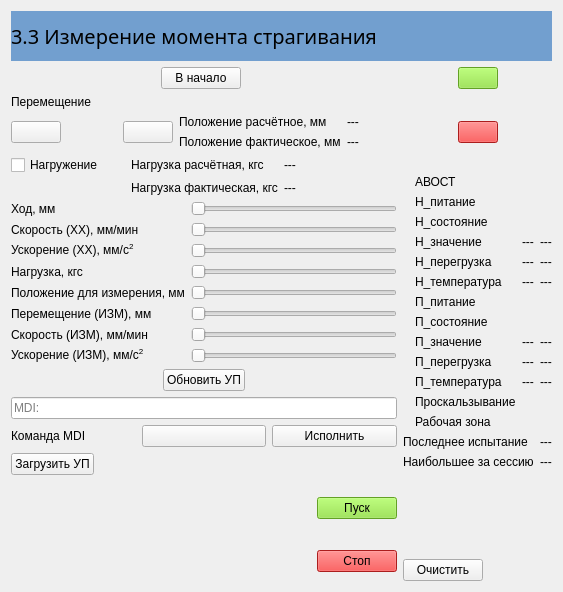
      <widget class="QWidget" name="page33">
       <layout class="QGridLayout" name="gridLayout_20">
        <item row="1" column="1">
         <layout class="QGridLayout" name="gridLayout_19">
          <item row="2" column="3" colspan="2">
           <widget class="ActionButton" name="btnDevice_Off33">
            <property name="styleSheet">
             <string notr="true">background-color: rgb(239, 41, 41);</string>
            </property>
            <property name="icon">
             <iconset resource="BallScrewVCP.qrc">
              <normaloff>:/resources/circle.png</normaloff>:/resources/circle.png</iconset>
            </property>
            <property name="iconSize">
             <size>
              <width>40</width>
              <height>40</height>
             </size>
            </property>
            <property name="machine_on_action" stdset="0">
             <bool>true</bool>
            </property>
           </widget>
          </item>
          <item row="1" column="5">
           <spacer name="horizontalSpacer_17">
            <property name="orientation">
             <enum>Qt::Horizontal</enum>
            </property>
            <property name="sizeHint" stdset="0">
             <size>
              <width>40</width>
              <height>20</height>
             </size>
            </property>
           </spacer>
          </item>
          <item row="1" column="3">
           <widget class="LED" name="ledLoad_Is_On33">
            <property name="color">
             <color>
              <red>252</red>
              <green>233</green>
              <blue>79</blue>
             </color>
            </property>
           </widget>
          </item>
          <item row="0" column="3" colspan="2">
           <widget class="ActionButton" name="btnDevice_On33">
            <property name="styleSheet">
             <string notr="true">background-color: rgb(138, 226, 52);</string>
            </property>
            <property name="icon">
             <iconset resource="BallScrewVCP.qrc">
              <normaloff>:/resources/vertical_line.png</normaloff>:/resources/vertical_line.png</iconset>
            </property>
            <property name="iconSize">
             <size>
              <width>40</width>
              <height>40</height>
             </size>
            </property>
            <property name="indicator_option" stdset="0">
             <bool>true</bool>
            </property>
            <property name="indicator_status_option" stdset="0">
             <bool>true</bool>
            </property>
            <property name="is_on_status" stdset="0">
             <bool>true</bool>
            </property>
            <property name="machine_on_action" stdset="0">
             <bool>true</bool>
            </property>
           </widget>
          </item>
          <item row="1" column="4">
           <widget class="LED" name="ledPos_Is_On33">
            <property name="color">
             <color>
              <red>252</red>
              <green>233</green>
              <blue>79</blue>
             </color>
            </property>
           </widget>
          </item>
          <item row="0" column="0">
           <spacer name="horizontalSpacer_16">
            <property name="orientation">
             <enum>Qt::Horizontal</enum>
            </property>
            <property name="sizeHint" stdset="0">
             <size>
              <width>40</width>
              <height>20</height>
             </size>
            </property>
           </spacer>
          </item>
         </layout>
        </item>
        <item row="0" column="0" colspan="2">
         <widget class="QLabel" name="label_136">
          <property name="minimumSize">
           <size>
            <width>0</width>
            <height>50</height>
           </size>
          </property>
          <property name="maximumSize">
           <size>
            <width>16777215</width>
            <height>50</height>
           </size>
          </property>
          <property name="styleSheet">
           <string notr="true">background-color: rgb(114, 159, 207);
font: 15pt bold;</string>
          </property>
          <property name="text">
           <string>3.3 Измерение момента страгивания</string>
          </property>
         </widget>
        </item>
        <item row="1" column="0" rowspan="4">
         <layout class="QVBoxLayout" name="verticalLayout_2">
          <item>
           <layout class="QHBoxLayout" name="horizontalLayout_18">
            <item>
             <spacer name="horizontalSpacer_19">
              <property name="orientation">
               <enum>Qt::Horizontal</enum>
              </property>
              <property name="sizeHint" stdset="0">
               <size>
                <width>40</width>
                <height>20</height>
               </size>
              </property>
             </spacer>
            </item>
            <item>
             <widget class="ActionButton" name="btnHome33">
              <property name="text">
               <string>В начало</string>
              </property>
              <property name="indicator_option" stdset="0">
               <bool>true</bool>
              </property>
              <property name="indicator_status_option" stdset="0">
               <bool>true</bool>
              </property>
              <property name="is_estopped_status" stdset="0">
               <bool>false</bool>
              </property>
              <property name="is_homed_status" stdset="0">
               <bool>true</bool>
              </property>
              <property name="estop_action" stdset="0">
               <bool>false</bool>
              </property>
              <property name="home_action" stdset="0">
               <bool>true</bool>
              </property>
              <property name="joint_number" stdset="0">
               <number>-1</number>
              </property>
             </widget>
            </item>
            <item>
             <widget class="LED" name="ledIs_Homed33"/>
            </item>
            <item>
             <spacer name="horizontalSpacer_18">
              <property name="orientation">
               <enum>Qt::Horizontal</enum>
              </property>
              <property name="sizeHint" stdset="0">
               <size>
                <width>40</width>
                <height>20</height>
               </size>
              </property>
             </spacer>
            </item>
           </layout>
          </item>
          <item>
           <layout class="QGridLayout" name="gridLayout_17">
            <item row="1" column="5">
             <widget class="QLabel" name="lblPosition33">
              <property name="text">
               <string>---</string>
              </property>
             </widget>
            </item>
            <item row="1" column="2" rowspan="2">
             <widget class="QPushButton" name="btnJog_Plus33">
              <property name="text">
               <string/>
              </property>
              <property name="icon">
               <iconset resource="BallScrewVCP.qrc">
                <normaloff>:/resources/caret_right.png</normaloff>:/resources/caret_right.png</iconset>
              </property>
              <property name="iconSize">
               <size>
                <width>40</width>
                <height>40</height>
               </size>
              </property>
             </widget>
            </item>
            <item row="1" column="1" rowspan="2">
             <widget class="LED" name="ledOn_Position33"/>
            </item>
            <item row="1" column="4">
             <widget class="QLabel" name="label_84">
              <property name="text">
               <string>Положение расчётное, мм</string>
              </property>
             </widget>
            </item>
            <item row="0" column="0" colspan="3">
             <widget class="QLabel" name="label_85">
              <property name="text">
               <string>Перемещение</string>
              </property>
             </widget>
            </item>
            <item row="2" column="4">
             <widget class="QLabel" name="label_83">
              <property name="text">
               <string>Положение фактическое, мм</string>
              </property>
             </widget>
            </item>
            <item row="2" column="5">
             <widget class="QLabel" name="lblPosition_Actual33">
              <property name="text">
               <string>---</string>
              </property>
             </widget>
            </item>
            <item row="1" column="0" rowspan="2">
             <widget class="PushButton" name="btnJog_Minus33">
              <property name="icon">
               <iconset resource="BallScrewVCP.qrc">
                <normaloff>:/resources/caret_left.png</normaloff>:/resources/caret_left.png</iconset>
              </property>
              <property name="iconSize">
               <size>
                <width>40</width>
                <height>40</height>
               </size>
              </property>
             </widget>
            </item>
           </layout>
          </item>
          <item>
           <layout class="QGridLayout" name="gridLayout_30">
            <item row="0" column="1">
             <widget class="QLabel" name="label_87">
              <property name="text">
               <string>Нагрузка расчётная, кгс</string>
              </property>
             </widget>
            </item>
            <item row="0" column="0">
             <widget class="QCheckBox" name="chkDsp_Mode34">
              <property name="text">
               <string>Нагружение</string>
              </property>
             </widget>
            </item>
            <item row="1" column="1">
             <widget class="QLabel" name="label_86">
              <property name="text">
               <string>Нагрузка фактическая, кгс</string>
              </property>
             </widget>
            </item>
            <item row="1" column="0">
             <widget class="LED" name="ledAt_Load33"/>
            </item>
            <item row="0" column="2">
             <widget class="QLabel" name="lblLoad33">
              <property name="text">
               <string>---</string>
              </property>
             </widget>
            </item>
            <item row="1" column="2">
             <widget class="QLabel" name="lblLoadActual33">
              <property name="text">
               <string>---</string>
              </property>
             </widget>
            </item>
           </layout>
          </item>
          <item>
           <layout class="QGridLayout" name="gridLayout_31">
            <item row="8" column="0" colspan="2" alignment="Qt::AlignHCenter">
             <widget class="QPushButton" name="btnSaveGCode33">
              <property name="text">
               <string>Обновить УП</string>
              </property>
             </widget>
            </item>
            <item row="4" column="0">
             <widget class="QLabel" name="label_92">
              <property name="text">
               <string>Положение для измерения, мм</string>
              </property>
             </widget>
            </item>
            <item row="2" column="1">
             <widget class="Slider" name="sldAccel_Idle33">
              <property name="maximum">
               <number>100</number>
              </property>
              <property name="orientation">
               <enum>Qt::Horizontal</enum>
              </property>
             </widget>
            </item>
            <item row="5" column="1">
             <widget class="Slider" name="sldDsp_Measure33">
              <property name="maximum">
               <number>100</number>
              </property>
              <property name="orientation">
               <enum>Qt::Horizontal</enum>
              </property>
             </widget>
            </item>
            <item row="0" column="0">
             <widget class="QLabel" name="label_88">
              <property name="text">
               <string>Ход, мм</string>
              </property>
             </widget>
            </item>
            <item row="4" column="1">
             <widget class="Slider" name="sldPos_Measure33">
              <property name="maximum">
               <number>100</number>
              </property>
              <property name="orientation">
               <enum>Qt::Horizontal</enum>
              </property>
             </widget>
            </item>
            <item row="5" column="0">
             <widget class="QLabel" name="label_111">
              <property name="text">
               <string>Перемещение (ИЗМ), мм</string>
              </property>
             </widget>
            </item>
            <item row="6" column="1">
             <widget class="Slider" name="sldVel_Measure33">
              <property name="maximum">
               <number>100</number>
              </property>
              <property name="orientation">
               <enum>Qt::Horizontal</enum>
              </property>
             </widget>
            </item>
            <item row="1" column="0">
             <widget class="QLabel" name="label_89">
              <property name="text">
               <string>Скорость (ХХ), мм/мин</string>
              </property>
             </widget>
            </item>
            <item row="3" column="0">
             <widget class="QLabel" name="label_91">
              <property name="text">
               <string>Нагрузка, кгс</string>
              </property>
             </widget>
            </item>
            <item row="7" column="1">
             <widget class="Slider" name="sldAccel_Measure33">
              <property name="maximum">
               <number>100</number>
              </property>
              <property name="orientation">
               <enum>Qt::Horizontal</enum>
              </property>
             </widget>
            </item>
            <item row="7" column="0">
             <widget class="QLabel" name="label_113">
              <property name="text">
               <string>Ускорение (ИЗМ), мм/с&lt;sup&gt;2&lt;sup&gt;</string>
              </property>
             </widget>
            </item>
            <item row="0" column="1">
             <widget class="Slider" name="sldDsp_Idle33">
              <property name="maximum">
               <number>100</number>
              </property>
              <property name="orientation">
               <enum>Qt::Horizontal</enum>
              </property>
             </widget>
            </item>
            <item row="3" column="1">
             <widget class="Slider" name="sldLoad33">
              <property name="maximum">
               <number>100</number>
              </property>
              <property name="orientation">
               <enum>Qt::Horizontal</enum>
              </property>
             </widget>
            </item>
            <item row="1" column="1">
             <widget class="Slider" name="sldVel_Idle33">
              <property name="maximum">
               <number>100</number>
              </property>
              <property name="orientation">
               <enum>Qt::Horizontal</enum>
              </property>
             </widget>
            </item>
            <item row="2" column="0">
             <widget class="QLabel" name="label_90">
              <property name="text">
               <string>Ускорение (ХХ), мм/с&lt;sup&gt;2&lt;sup&gt;</string>
              </property>
             </widget>
            </item>
            <item row="6" column="0">
             <widget class="QLabel" name="label_112">
              <property name="text">
               <string>Скорость (ИЗМ), мм/мин</string>
              </property>
             </widget>
            </item>
           </layout>
          </item>
          <item>
           <widget class="MDILine" name="mdiline33">
            <property name="frame">
             <bool>true</bool>
            </property>
            <property name="placeholderText">
             <string>MDI:</string>
            </property>
           </widget>
          </item>
          <item>
           <layout class="QHBoxLayout" name="horizontalLayout_13">
            <item>
             <widget class="QLabel" name="label_93">
              <property name="text">
               <string>Команда MDI</string>
              </property>
             </widget>
            </item>
            <item>
             <widget class="ActionButton" name="actionbutton_mdi">
              <property name="autoExclusive">
               <bool>true</bool>
              </property>
              <property name="indicator_option" stdset="0">
               <bool>true</bool>
              </property>
              <property name="indicator_HAL_pin_option" stdset="0">
               <bool>true</bool>
              </property>
              <property name="indicator_status_option" stdset="0">
               <bool>false</bool>
              </property>
              <property name="is_mdi_status" stdset="0">
               <bool>true</bool>
              </property>
              <property name="mdi_action" stdset="0">
               <bool>true</bool>
              </property>
              <property name="mdi_command_action" stdset="0">
               <bool>false</bool>
              </property>
              <property name="ini_mdi_command_action" stdset="0">
               <bool>false</bool>
              </property>
             </widget>
            </item>
            <item>
             <widget class="QPushButton" name="pushButton_17">
              <property name="text">
               <string>Исполнить</string>
              </property>
             </widget>
            </item>
           </layout>
          </item>
          <item>
           <layout class="QGridLayout" name="gridLayout_15">
            <item row="0" column="0" alignment="Qt::AlignLeft">
             <widget class="QPushButton" name="btnLoadGCode33">
              <property name="text">
               <string>Загрузить УП</string>
              </property>
             </widget>
            </item>
            <item row="1" column="1">
             <widget class="QPushButton" name="btnProgram_Run33">
              <property name="styleSheet">
               <string notr="true">background-color: rgb(138, 226, 52);</string>
              </property>
              <property name="text">
               <string>Пуск</string>
              </property>
              <property name="icon">
               <iconset>
                <normaloff>:/images/play.png</normaloff>:/images/play.png</iconset>
              </property>
              <property name="iconSize">
               <size>
                <width>36</width>
                <height>36</height>
               </size>
              </property>
             </widget>
            </item>
            <item row="2" column="1">
             <widget class="QPushButton" name="btnProgram_Stop33">
              <property name="styleSheet">
               <string notr="true">background-color: rgb(239, 41, 41);</string>
              </property>
              <property name="text">
               <string>Стоп</string>
              </property>
              <property name="icon">
               <iconset>
                <normaloff>:/images/stop.png</normaloff>:/images/stop.png</iconset>
              </property>
              <property name="iconSize">
               <size>
                <width>36</width>
                <height>36</height>
               </size>
              </property>
             </widget>
            </item>
            <item row="1" column="0" rowspan="2">
             <widget class="GcodeEditor" name="gcode_editor33">
              <property name="sizePolicy">
               <sizepolicy hsizetype="Expanding" vsizetype="Expanding">
                <horstretch>0</horstretch>
                <verstretch>0</verstretch>
               </sizepolicy>
              </property>
              <property name="minimumSize">
               <size>
                <width>300</width>
                <height>100</height>
               </size>
              </property>
              <property name="maximumSize">
               <size>
                <width>500</width>
                <height>500</height>
               </size>
              </property>
             </widget>
            </item>
           </layout>
          </item>
         </layout>
        </item>
        <item row="2" column="1">
         <layout class="QGridLayout" name="gridLayout_22">
          <item row="3" column="1">
           <widget class="QLabel" name="label_99">
            <property name="text">
             <string>Н_состояние</string>
            </property>
           </widget>
          </item>
          <item row="2" column="0">
           <widget class="LED" name="ledLoad_Is_On2_33"/>
          </item>
          <item row="10" column="1">
           <widget class="QLabel" name="label_105">
            <property name="text">
             <string>П_перегрузка</string>
            </property>
           </widget>
          </item>
          <item row="12" column="1">
           <widget class="QLabel" name="label_107">
            <property name="text">
             <string>Проскальзывание</string>
            </property>
           </widget>
          </item>
          <item row="5" column="1">
           <widget class="QLabel" name="label_106">
            <property name="text">
             <string>Н_перегрузка</string>
            </property>
           </widget>
          </item>
          <item row="11" column="0">
           <widget class="LED" name="ledPos_Overheat33"/>
          </item>
          <item row="4" column="3">
           <widget class="QLabel" name="lblLoad_Error_Value_Max33">
            <property name="text">
             <string>---</string>
            </property>
           </widget>
          </item>
          <item row="13" column="1">
           <widget class="QLabel" name="label_98">
            <property name="text">
             <string>Рабочая зона</string>
            </property>
           </widget>
          </item>
          <item row="8" column="1">
           <widget class="QLabel" name="label_108">
            <property name="text">
             <string>П_состояние</string>
            </property>
           </widget>
          </item>
          <item row="12" column="0">
           <widget class="LED" name="ledPos_Sip33"/>
          </item>
          <item row="11" column="1">
           <widget class="QLabel" name="label_97">
            <property name="text">
             <string>П_температура</string>
            </property>
           </widget>
          </item>
          <item row="9" column="1">
           <widget class="QLabel" name="label_101">
            <property name="text">
             <string>П_значение</string>
            </property>
           </widget>
          </item>
          <item row="7" column="0">
           <widget class="LED" name="lepPos_Is_On33"/>
          </item>
          <item row="4" column="1">
           <widget class="QLabel" name="label_103">
            <property name="text">
             <string>Н_значение</string>
            </property>
           </widget>
          </item>
          <item row="9" column="0">
           <widget class="LED" name="ledPos_Error33"/>
          </item>
          <item row="8" column="0">
           <widget class="LED" name="ledPos_Alarm33"/>
          </item>
          <item row="1" column="0">
           <widget class="LED" name="ledEstop_Ext33"/>
          </item>
          <item row="3" column="0">
           <widget class="LED" name="ledLoad_Alarm33"/>
          </item>
          <item row="10" column="0">
           <widget class="LED" name="ledPos_Overload33"/>
          </item>
          <item row="13" column="0">
           <widget class="LED" name="ledLimits_Excess33"/>
          </item>
          <item row="5" column="0">
           <widget class="LED" name="ledLoad_Overload33"/>
          </item>
          <item row="2" column="1">
           <widget class="QLabel" name="label_96">
            <property name="text">
             <string>Н_питание</string>
            </property>
           </widget>
          </item>
          <item row="4" column="0">
           <widget class="LED" name="ledLoad_Error33"/>
          </item>
          <item row="1" column="1">
           <widget class="QLabel" name="label_104">
            <property name="text">
             <string>АВОСТ</string>
            </property>
           </widget>
          </item>
          <item row="6" column="0">
           <widget class="LED" name="ledLoad_Overheat33"/>
          </item>
          <item row="6" column="1">
           <widget class="QLabel" name="label_95">
            <property name="text">
             <string>Н_температура</string>
            </property>
           </widget>
          </item>
          <item row="7" column="1">
           <widget class="QLabel" name="label_102">
            <property name="text">
             <string>П_питание</string>
            </property>
           </widget>
          </item>
          <item row="4" column="2">
           <widget class="QLabel" name="lblLoad_Error_Value33">
            <property name="text">
             <string>---</string>
            </property>
           </widget>
          </item>
          <item row="5" column="3">
           <widget class="QLabel" name="lblLoad_Overload_Value_Max33">
            <property name="text">
             <string>---</string>
            </property>
           </widget>
          </item>
          <item row="5" column="2">
           <widget class="QLabel" name="lblLoad_Overload_Value33">
            <property name="text">
             <string>---</string>
            </property>
           </widget>
          </item>
          <item row="6" column="2">
           <widget class="QLabel" name="lblLoad_Temperature33">
            <property name="text">
             <string>---</string>
            </property>
           </widget>
          </item>
          <item row="6" column="3">
           <widget class="QLabel" name="lblLoad_Temperature_Max33">
            <property name="text">
             <string>---</string>
            </property>
           </widget>
          </item>
          <item row="9" column="2">
           <widget class="QLabel" name="lblPos_Error_Value33">
            <property name="text">
             <string>---</string>
            </property>
           </widget>
          </item>
          <item row="0" column="0" colspan="4">
           <widget class="LED" name="ledEnable33">
            <property name="minimumSize">
             <size>
              <width>20</width>
              <height>20</height>
             </size>
            </property>
            <property name="styleSheet">
             <string notr="true">qproperty-color: green;
qproperty-off_color: red;
qproperty-diameter: 100;</string>
            </property>
            <property name="diameter">
             <number>100</number>
            </property>
            <property name="off_color" stdset="0">
             <color>
              <red>255</red>
              <green>0</green>
              <blue>0</blue>
             </color>
            </property>
            <property name="currentstate" stdset="0">
             <bool>true</bool>
            </property>
           </widget>
          </item>
          <item row="9" column="3">
           <widget class="QLabel" name="lblPos_Error_Value_max33">
            <property name="text">
             <string>---</string>
            </property>
           </widget>
          </item>
          <item row="10" column="2">
           <widget class="QLabel" name="lblPos_Overload_Value33">
            <property name="text">
             <string>---</string>
            </property>
           </widget>
          </item>
          <item row="10" column="3">
           <widget class="QLabel" name="lblPos_Overload_Value_max33">
            <property name="text">
             <string>---</string>
            </property>
           </widget>
          </item>
          <item row="11" column="2">
           <widget class="QLabel" name="lblPos_Temperature33">
            <property name="text">
             <string>---</string>
            </property>
           </widget>
          </item>
          <item row="11" column="3">
           <widget class="QLabel" name="lblPos_Temperature_Max33">
            <property name="text">
             <string>---</string>
            </property>
           </widget>
          </item>
         </layout>
        </item>
        <item row="3" column="1">
         <layout class="QGridLayout" name="gridLayout_33">
          <item row="0" column="1">
           <widget class="StateLabel" name="lblTorque_Extremal_Last33">
            <property name="text">
             <string>---</string>
            </property>
           </widget>
          </item>
          <item row="0" column="0">
           <widget class="QLabel" name="label_109">
            <property name="text">
             <string>Последнее испытание</string>
            </property>
           </widget>
          </item>
          <item row="1" column="0">
           <widget class="QLabel" name="label_110">
            <property name="text">
             <string>Наибольшее за сессию</string>
            </property>
           </widget>
          </item>
          <item row="1" column="1">
           <widget class="StateLabel" name="lblTorque_Extremal_Max33">
            <property name="text">
             <string>---</string>
            </property>
           </widget>
          </item>
         </layout>
        </item>
        <item row="4" column="1">
         <layout class="QGridLayout" name="gridLayout_32">
          <item row="1" column="1">
           <spacer name="horizontalSpacer_13">
            <property name="orientation">
             <enum>Qt::Horizontal</enum>
            </property>
            <property name="sizeHint" stdset="0">
             <size>
              <width>40</width>
              <height>20</height>
             </size>
            </property>
           </spacer>
          </item>
          <item row="1" column="0">
           <widget class="QPushButton" name="btnClear33">
            <property name="text">
             <string>Очистить</string>
            </property>
           </widget>
          </item>
          <item row="0" column="0" colspan="2">
           <widget class="PlotWidget" name="plt33" native="true">
            <property name="sizePolicy">
             <sizepolicy hsizetype="Expanding" vsizetype="Expanding">
              <horstretch>0</horstretch>
              <verstretch>0</verstretch>
             </sizepolicy>
            </property>
           </widget>
          </item>
         </layout>
        </item>
       </layout>
      </widget>
